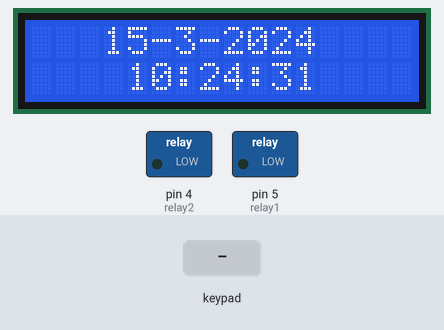
Recording of a sketch running on a simulated Arduino Uno, built with avr-gcc and run on an emulated ATmega328P. Shown: 16×2 character LCD, switched loads named in the sketch (green lamp = pin HIGH). Inputs (shaded band) come from the test bench. The local clock reads 2024-03-15 10:24:30 at power-on unless the sketch sets it; what the sketch prints to the serial monitor is not drawn.

Above: at 1.2 s.
1.3 s: key 'A' pressed
At 4.0 s:
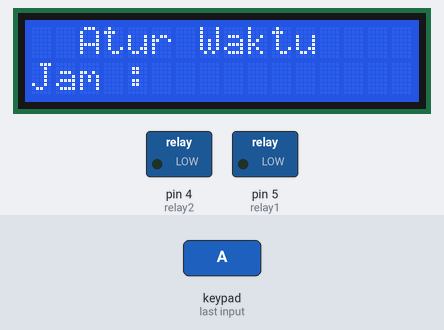
4.6 s: keypad keys 1 3 9 7 2 2 2 2 pressed 1.405 s apart
At 9.4 s:
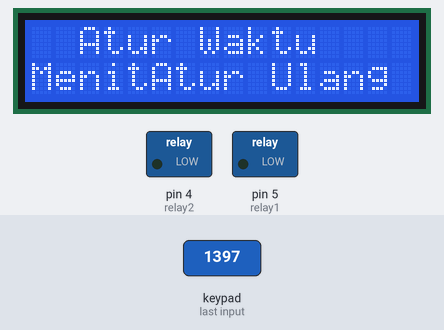
17.3 s: key 'B' pressed
At 19.5 s:
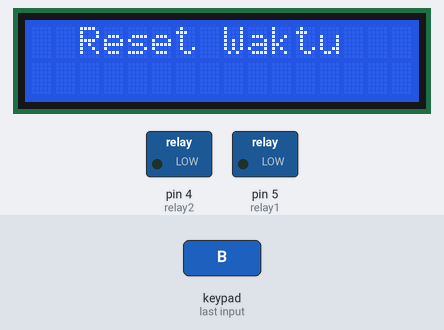
20.0 s: key 'C' pressed
At 24.6 s:
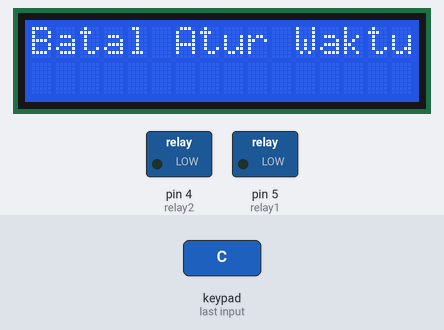
Timing chart, 0 to 25.0 s (numbered marks = the images above; inputs shaded):
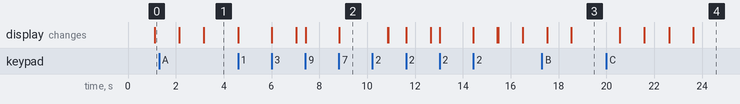

The sketch:

Code_Oven.ino
```cpp
#include <Keypad.h>
#include <Wire.h>
#include <LiquidCrystal_I2C.h>
#include "RTClib.h"

LiquidCrystal_I2C lcd(0x27,16,2);
RTC_DS3231 rtc;

const byte ROWS = 4 ;
const byte COLS = 4 ;

char keys [ROWS][COLS] =
{{'1','2','3','A'},
{'4','5','6','B'},
{'7','8','9','C'},
{'*','0','#','D'}};

byte rowPins [ROWS] = {13,12,11,10};
byte colPins [COLS] = {9,8,7,6};

int i =0;

Keypad myKeypad = Keypad(makeKeymap(keys),rowPins,colPins,ROWS,COLS);

int relay1 = 5;
int relay2 = 4;
int buzzer = 3;

char customKey , customKeyx;
int i1,i2,i3,i4;
char c1,c2,c3,c4;

int jamA = NULL;
int menitA = NULL;
int aturWaktuA = NULL;


void setup()
{
  Serial.begin(9600);
	lcd.init();
	lcd.backlight();
  pinMode(relay1, OUTPUT);
  pinMode(relay2, OUTPUT);
  pinMode(buzzer, OUTPUT);
  deteksiRTC();

}

void loop()
{
  while (customKey == NO_KEY){

    customKey = myKeypad.getKey();
    Serial.println(customKey);

    DateTime now = rtc.now();

    if(now.hour() == jamA && now.minute() == menitA && aturWaktuA == 1 && now.second() >= 0 && now.second() <= 2 ){
     while(customKeyx == NO_KEY){
     tone(buzzer, 1000); //You can modify the tone or make your own sound
     delay(100);
     tone(buzzer, 2000);
     delay(100);
     digitalWrite( relay1, HIGH);
     customKeyx = myKeypad.getKey();
      }
    }
    customKeyx = NO_KEY;
    noTone(buzzer);
    digitalWrite( relay1, LOW);
    waktu();
    delay(1000);
    /*lcd.clear();
    lcd.setCursor(0,0);
    lcd.print("PENGERING  PAKAN");
    lcd.setCursor(0,1);
    lcd.print("A : Atur Waktu");
    delay(2000);
    lcd.clear();
    lcd.setCursor(0,0);
    lcd.print("PENGERING  PAKAN");
    lcd.setCursor(0,1);
    lcd.print("B : Reset Waktu");
    delay(2000);
    */
  }

  if (customKey == 'A'){

    lcd.clear();
    lcd.setCursor(0 , 0);
    lcd.print("  Atur Waktu  ");
    lcd.setCursor(0 , 1);
    lcd.print("Jam : ");

    char customKey1 = myKeypad.waitForKey();
                    if (customKey1 != NO_KEY && customKey1 !='*' && customKey1 !='#' && customKey1 !='A' && customKey1 !='B' && customKey1 !='C' && customKey1 !='D' )
                      {
                       c1 = customKey1;
                       lcd.setCursor(7, 1);
                       lcd.print(c1);
                       }

    char customKey2 = myKeypad.waitForKey();
                    if (customKey2 != NO_KEY && customKey2 !='*' && customKey2 !='#' && customKey2 !='A' && customKey2 !='B' && customKey2 !='C' && customKey2 !='D' )
                      {
                       c2 = customKey2;
                       lcd.setCursor(8, 1);
                       lcd.print(c2);
                       }

                     i1=(c1-48)*10;
                     Serial.println(i1);
                     i2=c2-48;
                     Serial.println(i2);
                     jamA = i1+i2;

                    if (jamA >= 25){
                      lcd.setCursor(5, 1);
                      lcd.print("Atur Ulang");
                      delay(2000);
                      return jamA;
                    }
                    delay(1000);

                    lcd.clear();
                    lcd.clear();
    lcd.setCursor(0 , 0);
    lcd.print("  Atur Waktu  ");
    lcd.setCursor(0 , 1);
    lcd.print("Menit : ");

    char customKey3 = myKeypad.waitForKey();
                    if (customKey3 != NO_KEY && customKey3 !='*' && customKey3 !='#' && customKey3 !='A' && customKey3 !='B' && customKey3 !='C' && customKey3 !='D' )
                      {
                       c3 = customKey3;
                       lcd.setCursor(7, 1);
                       lcd.print(c3);
                       }

    char customKey4 = myKeypad.waitForKey();
                    if (customKey4 != NO_KEY && customKey4 !='*' && customKey4 !='#' && customKey4 !='A' && customKey4 !='B' && customKey2 !='C' && customKey2 !='D' )
                      {
                       c4 = customKey4;
                       lcd.setCursor(8, 1);
                       lcd.print(c4);
                       }

                     i3=(c3-48)*10;
                     Serial.println(i3);
                     i4=c4-48;
                     Serial.println(i4);
                     menitA = i3+i4;

                    if (menitA >= 61){
                      lcd.setCursor(5, 1);
                      lcd.print("Atur Ulang");
                      delay(2000);
                      return menitA;
                    }
                    delay(1000);
                    lcd.clear();
                    aturWaktuA = 1;
                    customKey = NO_KEY;
               }

    if (customKey == 'B'){
    Serial.println("RTC lost power, lets set the time!");
    rtc.adjust(DateTime(F(__DATE__), F(__TIME__)));

                    lcd.clear();
                    lcd.setCursor(2,0);
                    lcd.print("Reset Waktu");
                    delay(2000);
                    aturWaktuA = 0;
                    customKey = NO_KEY;
    }

    if (customKey == 'C'){

                    lcd.clear();
                    lcd.setCursor(0,0);
                    lcd.print("Batal Atur Waktu");
                    delay(2000);
                    aturWaktuA = 0;
                    customKey = NO_KEY;
    }
}

 void deteksiRTC(){

  if ( !rtc.begin() ) {
    Serial.println("Couldn't find RTC");
    while (1);
  }

 if (rtc.lostPower()) {
    Serial.println("RTC lost power, lets set the time!");
    rtc.adjust(DateTime(F(__DATE__), F(__TIME__)));
  }
}

 void waktu(){
  DateTime now = rtc.now();

    lcd.clear();
    lcd.setCursor(3,0);
    lcd.print(now.day(), DEC);
    lcd.print('-');
    lcd.print(now.month(), DEC);
    lcd.print('-');
    lcd.print(now.year(), DEC);
    lcd.print("  ");
    lcd.setCursor(4,1);
    lcd.print(now.hour(), DEC);
    lcd.print(':');
    lcd.print(now.minute(), DEC);
    lcd.print(':');
    lcd.print(now.second(), DEC);
   // delay(1000);

 }
```

Measured:
- after the input at 1.3 s, the display: first differs from a run without the input after 1.9 s (image 1)
- after the input at 4.6 s, the display: first changes at once (image 2 shows a later state)
- after the input at 17.3 s, the display: first differs from a run without the input after 1.2 s (image 3)
- after the input at 20.0 s, the display: first differs from a run without the input after 3.6 s (image 4)
